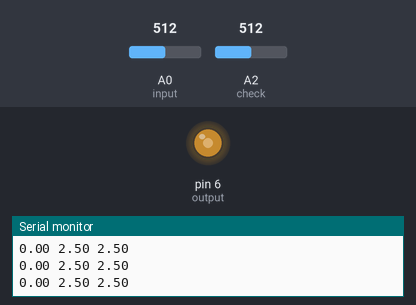
This sketch was run on a simulated Arduino Uno, built with avr-gcc and run on an emulated ATmega328P. Shown: output pins drawn as LEDs (lit = HIGH), the last lines printed to the serial monitor. The inputs (shaded band) are chosen by the test bench; at power-on: A0 (input) = 512, A2 (check) = 512.

Above: at 1.2 s.
1.3 s: A0 (input) set to 529
At 1.6 s:
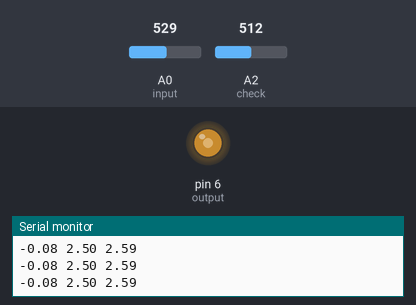
2.8 s: A0 (input) set to 900
At 3.9 s:
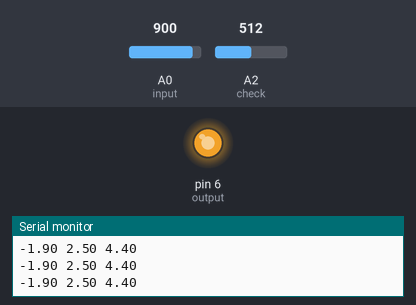
4.3 s: A0 (input) set to 122
At 4.9 s:
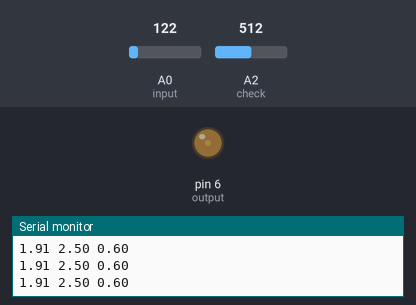
5.8 s: A0 (input) set to 0
At 6.5 s:
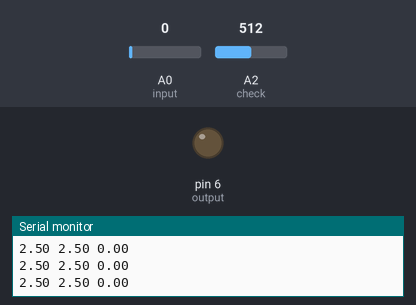
Timing chart, 0 to 8.3 s (numbered marks = the images above; inputs shaded):
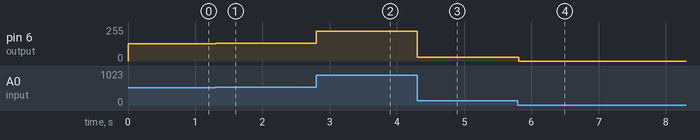

Measured:
- after the input at 1.3 s, pin 6 (output): 128/255 → 132/255 at once
- after the input at 2.8 s, pin 6 (output): 132/255 → 225/255 at once
- after the input at 4.3 s, pin 6 (output): 225/255 → 30/255 at once
- after the input at 5.8 s, pin 6 (output): 30/255 → 0/255 at once

The sketch:

Sound.ino
```cpp
#define input A0
#define output 6
#define check A2

void setup() {
  pinMode(input, INPUT);
  pinMode(output, OUTPUT);
  pinMode(check, INPUT);
  Serial.begin(9600);
}

void loop() {
  int tmp;
  tmp = analogRead(input);
  analogWrite(output,tmp/4);
  Serial.print(5.0*(analogRead(check)-tmp)/1023);
  Serial.print(" ");
  Serial.print(5.0*analogRead(check)/1023);
  Serial.print(" ");
  Serial.print(5.0*tmp/1023);
  Serial.print("\n");
  delay(0);
}
```
